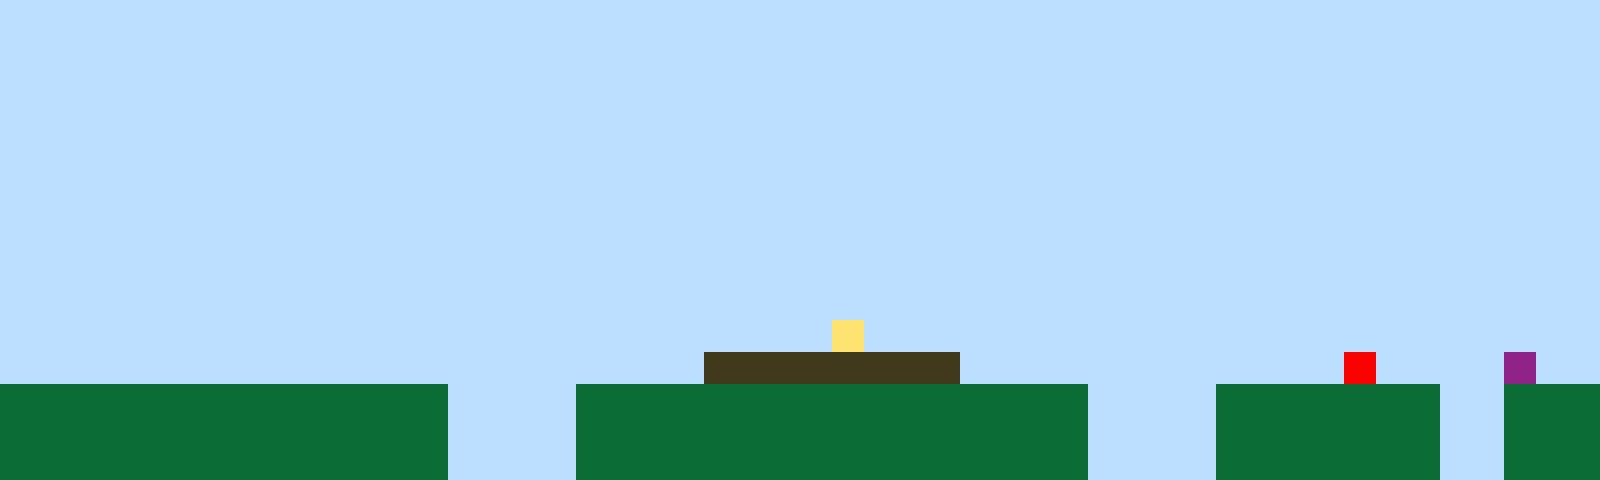

A level layout from a 2D game, rendered from its tile map. Below: a short description, then the map file with its tile-grid data intact:
An orthogonal 50x15 tile map with 32x32 px tiles, 1 tile layer (Tile Layer 1).

<map version="1.10" tiledversion="1.11.2" orientation="orthogonal" renderorder="right-up" width="50" height="15" tilewidth="32" tileheight="32" infinite="0" nextlayerid="2" nextobjectid="1"><editorsettings><export target="map1.csv" format="csv" /></editorsettings><tileset firstgid="1" name="sprites" tilewidth="32" tileheight="32" tilecount="6" columns="3"><image source="sprites.png" width="96" height="64" /></tileset><layer id="1" name="Tile Layer 1" width="50" height="15"><data encoding="csv">1,1,1,1,1,1,1,1,1,1,1,1,1,1,1,1,1,1,1,1,1,1,1,1,1,1,1,1,1,1,1,1,1,1,1,1,1,1,1,1,1,1,1,1,1,1,1,1,1,1,1,1,1,1,1,1,1,1,1,1,1,1,1,1,1,1,1,1,1,1,1,1,1,1,1,1,1,1,1,1,1,1,1,1,1,1,1,1,1,1,1,1,1,1,1,1,1,1,1,1,1,1,1,1,1,1,1,1,1,1,1,1,1,1,1,1,1,1,1,1,1,1,1,1,1,1,1,1,1,1,1,1,1,1,1,1,1,1,1,1,1,1,1,1,1,1,1,1,1,1,1,1,1,1,1,1,1,1,1,1,1,1,1,1,1,1,1,1,1,1,1,1,1,1,1,1,1,1,1,1,1,1,1,1,1,1,1,1,1,1,1,1,1,1,1,1,1,1,1,1,1,1,1,1,1,1,1,1,1,1,1,1,1,1,1,1,1,1,1,1,1,1,1,1,1,1,1,1,1,1,1,1,1,1,1,1,1,1,1,1,1,1,1,1,1,1,1,1,1,1,1,1,1,1,1,1,1,1,1,1,1,1,1,1,1,1,1,1,1,1,1,1,1,1,1,1,1,1,1,1,1,1,1,1,1,1,1,1,1,1,1,1,1,1,1,1,1,1,1,1,1,1,1,1,1,1,1,1,1,1,1,1,1,1,1,1,1,1,1,1,1,1,1,1,1,1,1,1,1,1,1,1,1,1,1,1,1,1,1,1,1,1,1,1,1,1,1,1,1,1,1,1,1,1,1,1,1,1,1,1,1,1,1,1,1,1,1,1,1,1,1,1,1,1,1,1,1,1,1,1,1,1,1,1,1,1,1,1,1,1,1,1,1,1,1,1,1,1,1,1,1,1,1,1,1,1,1,1,1,1,1,1,1,1,1,1,1,1,1,1,1,1,1,1,1,1,1,1,1,1,1,1,1,1,1,1,1,1,1,1,1,1,1,1,1,1,1,1,1,1,1,1,1,1,1,1,1,1,1,1,1,1,1,1,1,1,1,1,1,1,1,1,1,1,1,1,1,1,1,1,1,1,1,1,1,1,1,1,1,1,1,1,1,1,1,1,1,1,1,1,1,1,1,1,1,1,1,1,1,1,1,1,1,1,1,1,1,1,1,1,1,1,1,1,1,1,4,1,1,1,1,1,1,1,1,1,1,1,1,1,1,1,1,1,1,1,1,1,1,1,1,1,1,1,1,1,1,1,1,1,1,1,1,1,1,1,1,1,1,1,1,1,3,3,3,3,3,3,3,3,1,1,1,1,1,1,1,1,1,1,1,1,5,1,1,1,1,6,1,1,2,2,2,2,2,2,2,2,2,2,2,2,2,2,1,1,1,1,2,2,2,2,2,2,2,2,2,2,2,2,2,2,2,2,1,1,1,1,2,2,2,2,2,2,2,1,1,2,2,2,2,2,2,2,2,2,2,2,2,2,2,2,2,2,1,1,1,1,2,2,2,2,2,2,2,2,2,2,2,2,2,2,2,2,1,1,1,1,2,2,2,2,2,2,2,1,1,2,2,2,2,2,2,2,2,2,2,2,2,2,2,2,2,2,1,1,1,1,2,2,2,2,2,2,2,2,2,2,2,2,2,2,2,2,1,1,1,1,2,2,2,2,2,2,2,1,1,2,2,2</data></layer></map>
